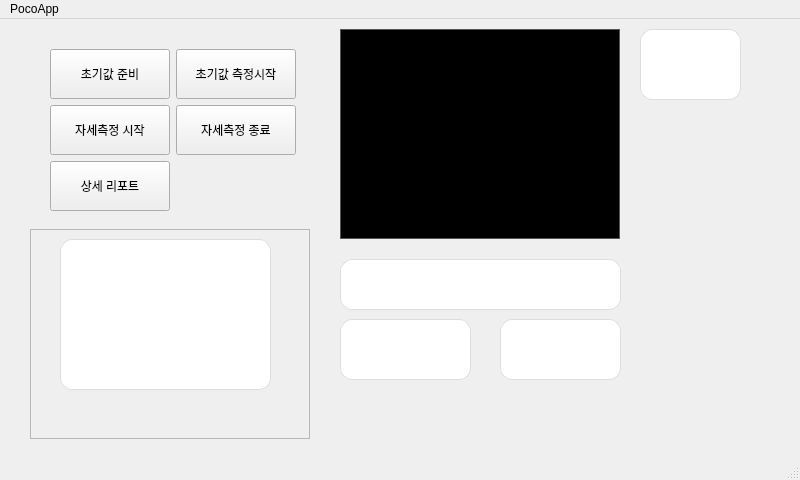
<?xml version="1.0" encoding="UTF-8"?>
<ui version="4.0">
 <class>MainWindow</class>
 <widget class="QMainWindow" name="MainWindow">
  <property name="geometry">
   <rect>
    <x>0</x>
    <y>0</y>
    <width>800</width>
    <height>480</height>
   </rect>
  </property>
  <property name="windowTitle">
   <string>PocoApplication</string>
  </property>
  <widget class="QWidget" name="centralwidget">
   <widget class="QWidget" name="formLayoutWidget">
    <property name="geometry">
     <rect>
      <x>20</x>
      <y>10</y>
      <width>306</width>
      <height>202</height>
     </rect>
    </property>
    <layout class="QFormLayout" name="formLayout">
     <property name="leftMargin">
      <number>30</number>
     </property>
     <property name="topMargin">
      <number>20</number>
     </property>
     <property name="rightMargin">
      <number>30</number>
     </property>
     <property name="bottomMargin">
      <number>20</number>
     </property>
     <item row="0" column="0">
      <widget class="QPushButton" name="btnCalibration">
       <property name="minimumSize">
        <size>
         <width>120</width>
         <height>50</height>
        </size>
       </property>
       <property name="text">
        <string>초기값 준비</string>
       </property>
      </widget>
     </item>
     <item row="0" column="1">
      <widget class="QPushButton" name="btnCalibrationStart">
       <property name="minimumSize">
        <size>
         <width>120</width>
         <height>50</height>
        </size>
       </property>
       <property name="text">
        <string>초기값 측정시작</string>
       </property>
      </widget>
     </item>
     <item row="1" column="0">
      <widget class="QPushButton" name="btnCamOn">
       <property name="minimumSize">
        <size>
         <width>120</width>
         <height>50</height>
        </size>
       </property>
       <property name="text">
        <string>자세측정 시작</string>
       </property>
      </widget>
     </item>
     <item row="1" column="1">
      <widget class="QPushButton" name="btnCamOff">
       <property name="minimumSize">
        <size>
         <width>120</width>
         <height>50</height>
        </size>
       </property>
       <property name="text">
        <string>자세측정 종료</string>
       </property>
      </widget>
     </item>
     <item row="2" column="0">
      <widget class="QPushButton" name="btnReport">
       <property name="minimumSize">
        <size>
         <width>120</width>
         <height>50</height>
        </size>
       </property>
       <property name="text">
        <string>상세 리포트</string>
       </property>
      </widget>
     </item>
    </layout>
   </widget>
   <widget class="QFrame" name="frame">
    <property name="geometry">
     <rect>
      <x>30</x>
      <y>210</y>
      <width>280</width>
      <height>210</height>
     </rect>
    </property>
    <property name="frameShape">
     <enum>QFrame::StyledPanel</enum>
    </property>
    <property name="frameShadow">
     <enum>QFrame::Raised</enum>
    </property>
    <widget class="QLabel" name="label_Rank">
     <property name="geometry">
      <rect>
       <x>30</x>
       <y>10</y>
       <width>211</width>
       <height>151</height>
      </rect>
     </property>
     <property name="styleSheet">
      <string notr="true">QFrame { background-color: #ffffff; border: 1px solid #dddddd; border-radius: 12px;}</string>
     </property>
     <property name="text">
      <string/>
     </property>
    </widget>
   </widget>
   <widget class="QLabel" name="label_CurrentPose">
    <property name="geometry">
     <rect>
      <x>340</x>
      <y>300</y>
      <width>131</width>
      <height>61</height>
     </rect>
    </property>
    <property name="styleSheet">
     <string notr="true">QFrame { background-color: #ffffff; border: 1px solid #dddddd; border-radius: 12px;}</string>
    </property>
    <property name="text">
     <string/>
    </property>
   </widget>
   <widget class="QLabel" name="label_CurrentFatigue">
    <property name="geometry">
     <rect>
      <x>500</x>
      <y>300</y>
      <width>121</width>
      <height>61</height>
     </rect>
    </property>
    <property name="styleSheet">
     <string notr="true">QFrame { background-color: #ffffff; border: 1px solid #dddddd; border-radius: 12px;}</string>
    </property>
    <property name="text">
     <string/>
    </property>
   </widget>
   <widget class="QLabel" name="label_totalsec">
    <property name="geometry">
     <rect>
      <x>640</x>
      <y>10</y>
      <width>101</width>
      <height>71</height>
     </rect>
    </property>
    <property name="styleSheet">
     <string notr="true">QFrame { background-color: #ffffff; border: 1px solid #dddddd; border-radius: 12px;}</string>
    </property>
    <property name="text">
     <string/>
    </property>
   </widget>
   <widget class="QLabel" name="label">
    <property name="geometry">
     <rect>
      <x>340</x>
      <y>10</y>
      <width>280</width>
      <height>210</height>
     </rect>
    </property>
    <property name="styleSheet">
     <string notr="true">QLabel { background-color: black; color: white; border: 1px solid #555;}</string>
    </property>
    <property name="text">
     <string/>
    </property>
   </widget>
   <widget class="QLabel" name="labelStatus">
    <property name="geometry">
     <rect>
      <x>340</x>
      <y>240</y>
      <width>281</width>
      <height>51</height>
     </rect>
    </property>
    <property name="styleSheet">
     <string notr="true">QFrame { background-color: #ffffff; border: 1px solid #dddddd; border-radius: 12px;}</string>
    </property>
    <property name="text">
     <string/>
    </property>
    <property name="alignment">
     <set>Qt::AlignCenter</set>
    </property>
   </widget>
  </widget>
  <widget class="QMenuBar" name="menubar">
   <property name="geometry">
    <rect>
     <x>0</x>
     <y>0</y>
     <width>800</width>
     <height>21</height>
    </rect>
   </property>
   <widget class="QMenu" name="menuPocoApp">
    <property name="title">
     <string>PocoApp</string>
    </property>
   </widget>
   <addaction name="menuPocoApp"/>
  </widget>
  <widget class="QStatusBar" name="statusbar"/>
 </widget>
 <resources/>
 <connections/>
</ui>
